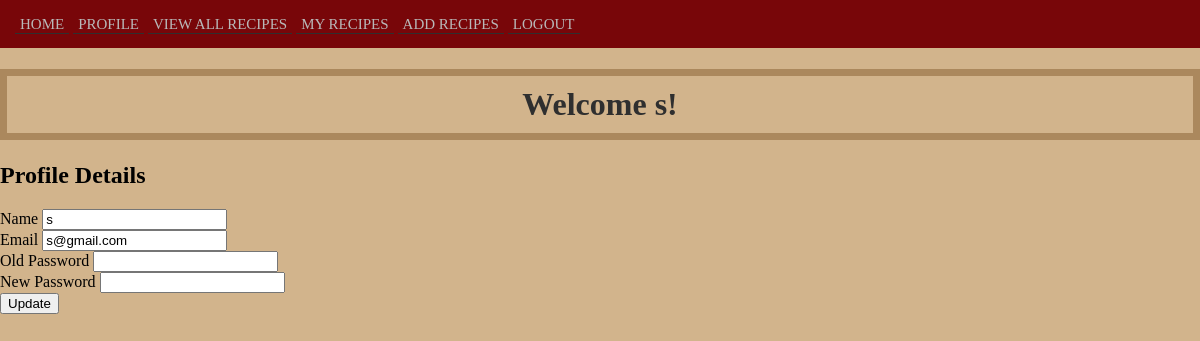
The page /loggedin/profile (signed in) on the database as committed earlier.
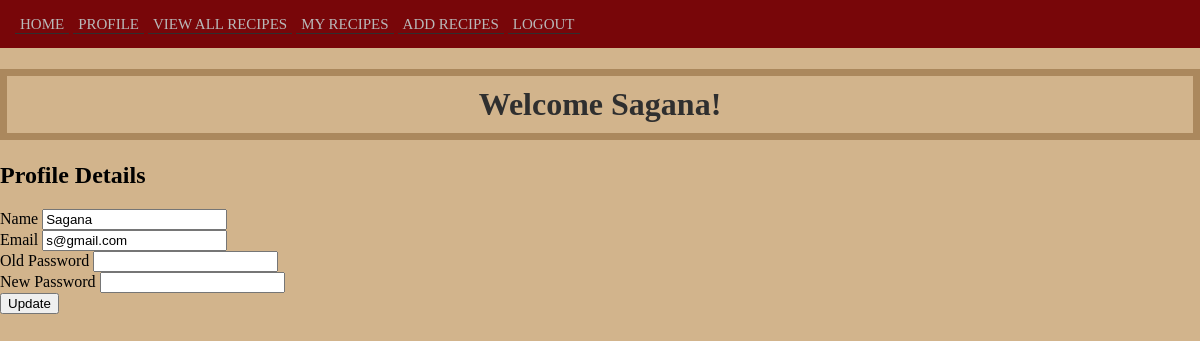
The same page on the database as committed later.
### cookingARecipe/models.py (models this page shows, shortened)
class User(UserMixin, db.Model):
    __tablename__ = 'user'
    id = db.Column(db.Integer, primary_key=True)
    email = db.Column(db.String(100), unique= True)
    password = db.Column(db.String(100))
    name = db.Column(db.String(1000))
    ingredients = db.relationship('Recipes', backref='user', lazy=True)

### cookingARecipe/profile.py (the view)
@profile.route('/profile', methods=['POST', 'GET'])
@login_required
def profilePage():
    user = User.query.get(session['uid'])
    if request.method == 'POST':
        user_email = request.form['User-Email']
        old_password = request.form['User-Old-Password']
        new_password = request.form['User-New-Password']
        user_name = request.form['User-Name']
        if user.check_password(old_password):
            user.set_name(user_name)
            user.set_email(user_email)
            user.set_password(new_password)
            flash("New Password: " + user.get_password())
        else:
            flash("Old password entered is invalid. Try again")
            return render_template('profile.html', user=user)
        db.session.commit()
        return redirect(url_for('profile.profilePage'))
    else:
        return render_template('profile.html', user=user)

### cookingARecipe/__init__.py (called while the page is built)
def create_app():
    app = Flask(__name__)
    app.config['SECRET_KEY'] = os.urandom(26)
    app.config["IMAGE_UPLOADS"] = os.path.join(app.root_path, 'static')
    app.config["ALLOWED_IMAGE_EXTENSIONS"] = ["jpeg", "jpg", "png", "gif"]
    app.config["MAX_IMAGE_FILESIZE"] = 50 * 1024 * 1024
    basedir = os.path.abspath(os.path.dirname(__file__))
    app.config['SQLALCHEMY_DATABASE_URI'] = "sqlite:///"+ os.path.join(basedir, "cAR.db")
    db.init_app(app)
    login_manager = LoginManager()
    login_manager.login_view="auth.login"
    login_manager.init_app(app)
    from .models import User
    @login_manager.user_loader
    def load_user(user_id):
        return User.query.get(user_id)
    from .auth import auth
    app.register_blueprint(auth)
    from .main import main
    app.register_blueprint(main)
    from .profile import profile
    app.register_blueprint(profile)
    return app

### cookingARecipe/templates/profile.html (shortened to what this page needs)
{% extends "base.html" %}
{% block body %}
<h1 class='borderColor'>Welcome {{ user.name }}!</h1>
<h2 class='borderColorR'>Profile Details</h2>
<form action="{{url_for('profile.profilePage')}}" method="POST">
    <label for="User-Name">Name</label>
    <input type="text" id="user-name" name="User-Name" value={{ user.name }} required>
    <br>
    <label for="User-Email">Email</label>
    <input type="text" id="user-email" name="User-Email" value={{ user.email }} required>
    <br>
    <label for="User-Old-Password">Old Password</label>
    <input type="password" id="user-password" name="User-Old-Password" required>
    <br>
    <label for="User-New-Password">New Password</label>
    <input type="password" id="user-password" name="User-New-Password" required>
    <br>
    <input type="submit" value="Update">
</form>
{% endblock %}

Rows that differ between the two databases and show on the page:
changed User "s@gmail.com": name "s" → "Sagana"; User-Name "s" → "Sagana"
